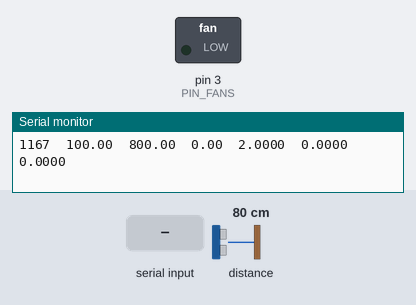
Recording of a sketch running on a simulated Arduino Uno, built with avr-gcc and run on an emulated ATmega328P. Shown: switched loads named in the sketch (green lamp = pin HIGH), the last lines printed to the serial monitor. The test bench sets the inputs (shaded band); at power-on: distance to the obstacle 80 cm.

Above: at 1.2 s.
1.3 s: distance to the obstacle set to 2 cm
At 2.1 s:
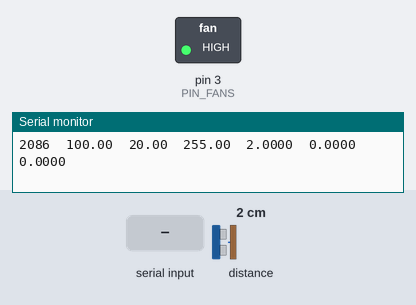
2.8 s: "1,90\n" received over Serial
At 5.02 s:
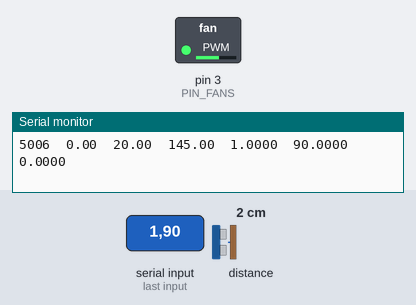
8.8 s: "30,150,10,200\n" received over Serial
At 9.3 s:
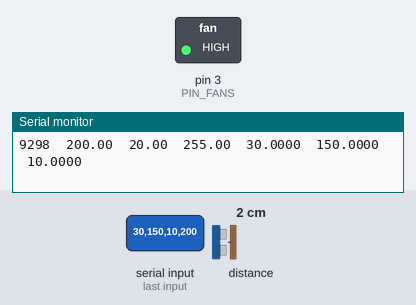
11.8 s: "90,45,200\n" received over Serial
At 13.6 s:
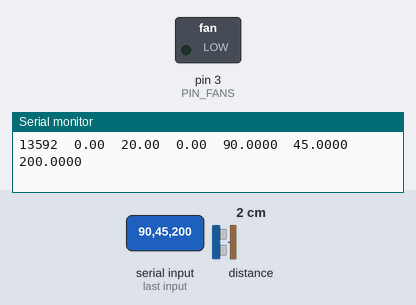
Timing chart, 0 to 15.1 s (numbered marks = the images above; inputs shaded):
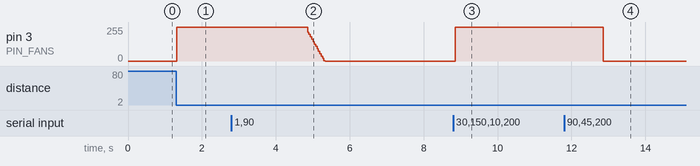

The sketch:

ping_pong_PID_demo.ino
```cpp
/*
 * PID Demo - Ping Pong Ball Float
 * Leeman Geophysical LLC
 *
 * MOSFET for fans on D3
 * VL53L0X distance sensor
 */

#include "PID_v1.h"
#include "Adafruit_VL53L0X.h"

double set_point = 100;
double process_variable = 0;
double output = 0;

double Kp = 2;
double Ki = 0;
double Kd = 0;

const uint8_t PIN_FANS = 3;

PID controller(&process_variable, &output, &set_point, Kp, Ki, Kd, DIRECT);
Adafruit_VL53L0X dist_sensor = Adafruit_VL53L0X();

float readDistance()
{
  VL53L0X_RangingMeasurementData_t measurement;
  dist_sensor.rangingTest(&measurement, false);
  return measurement.RangeMilliMeter;
  /*
  float distance = 0;
  uint8_t navg = 3;
  VL53L0X_RangingMeasurementData_t measurement;
  for (uint8_t i=0; i<navg; i++)
  {
    dist_sensor.rangingTest(&measurement, false);
    if (measurement.RangeStatus != 4)
    {
      distance += measurement.RangeMilliMeter;
    }
  }
  return distance / navg;
  */
}

void setup()
{
  Serial.begin(115200);

  if (!dist_sensor.begin())
  {
    Serial.println(F("Distance sensor failure"));
    while(1);
  }

  // Setup the fans and make sure they are stopped
  pinMode(PIN_FANS, OUTPUT);
  analogWrite(PIN_FANS, 0);

  // Read the current distance
  process_variable = readDistance();

  controller.SetMode(MANUAL);
  output = 255;
  controller.Compute();

  // Turn the PID on - this is not automatic tuning!
  controller.SetMode(AUTOMATIC);

  controller.SetSampleTime(10);
}

void loop()
{
  // Check if we need to update parameters
  if (Serial.available())
  {
    for (int x = 0; x < 5; x++)
    {
      switch (x)
      {
        case 0:
          Kp = Serial.parseFloat();
          break;
        case 1:
          Ki = Serial.parseFloat();
          break;
        case 2:
          Kd = Serial.parseFloat();
          break;
        case 3:
          set_point = Serial.parseFloat();
        case 4:
          while(Serial.available())
          {
            Serial.read(); //Clear out any residual junk
          }
          break;
      }
    }
    controller.SetTunings(Kp, Ki, Kd);
  }

  // Update and do the control loop
  process_variable = readDistance();
  controller.Compute();
  analogWrite(PIN_FANS, output);

  static uint8_t serial_counter = 0;

  if (serial_counter % 20 == 0)
  {
    // Send the current settings
    Serial.print(millis());
    Serial.print("\t");
    Serial.print(set_point);
    Serial.print("\t");
    Serial.print(process_variable);
    Serial.print("\t");
    Serial.print(output);
    Serial.print("\t");
    Serial.print(Kp, 4);
    Serial.print("\t");
    Serial.print(Ki, 4);
    Serial.print("\t");
    Serial.println(Kd, 4);
  }

}
```

Measured:
- after the input at 1.3 s, pin 3 (PIN_FANS): 0/255 → 255/255 at once
- after the input at 2.8 s, pin 3 (PIN_FANS): moves from 255/255 to 0/255 over 0.48 s, starting after 2.1 s
- after the input at 8.8 s, pin 3 (PIN_FANS): 0/255 → 255/255 after 0.06 s
- after the input at 11.8 s, pin 3 (PIN_FANS): 255/255 → 0/255 after 1.1 s
